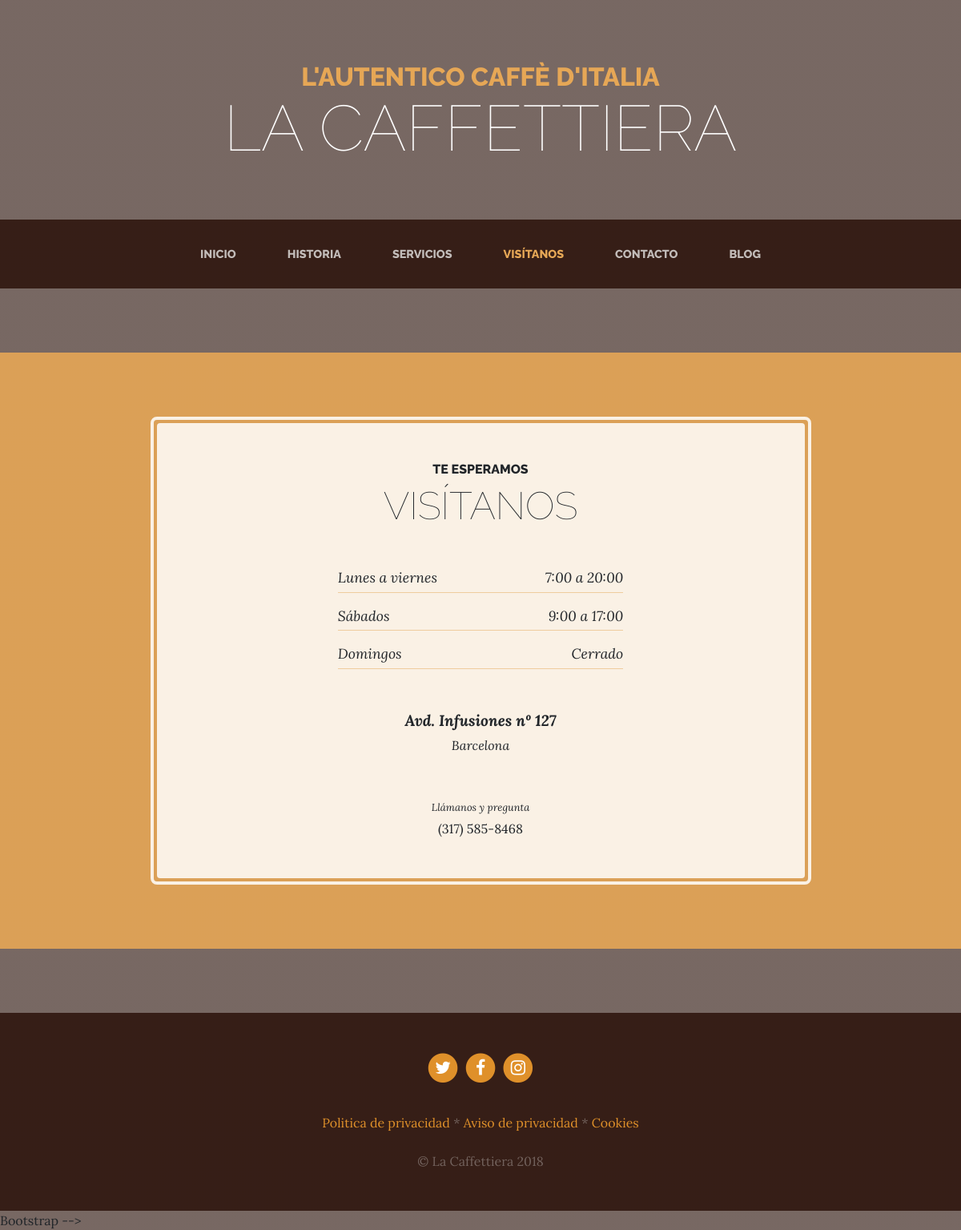
/store/, run on the app's committed database.
### pages/models.py (models this page shows, shortened)
class Pages(models.Model):
    title  = models.TextField(verbose_name="Titulo", max_length=100, unique=True) # HEcha para
    content = RichTextField(verbose_name="Contenido")
    order = models.SmallIntegerField(verbose_name="Orden", default=0)
    created = models.DateTimeField(auto_now_add=True, verbose_name="Fecha de creación")
    updated = models.DateTimeField(auto_now=True, verbose_name="Fecha de edición")
    class Meta:
        verbose_name = "Pagina"
        verbose_name_plural = "Paginas"
        ordering = ["order","title"] #Esto va por orden de prioridad

### core/views.py (the view)
# urls.py: path('store/', core_views.store, name="store"),
def store(request):
    return render(request,"core/store.html")

### pages/templatetags/pages_extras.py (called while the page is built)
@register.simple_tag
def get_page_list():
    pages= Pages.objects.all()
    return pages

### social/procesos.py (called while the page is built)
def ctx_dict (request):
    ctx = {}
    links = Link.objects.all()
    for link in links:
        ctx[link.key] = link.url
    return ctx

### core/templates/core/store.html (shortened to what this page needs)
{% extends 'core/base.html' %}
{% load static %}
{% block content %}
<section class="page-section cta">
  <div class="container">
    <div class="row">
      <div class="col-xl-9 mx-auto">
        <div class="cta-inner text-center rounded">
          <h2 class="section-heading mb-5">
            <span class="section-heading-upper">Te esperamos</span>
            <span class="section-heading-lower">Visítanos</span>
          </h2>
          <ul class="list-unstyled list-hours mb-5 text-left mx-auto">
            <li class="list-unstyled-item list-hours-item d-flex">
              Lunes a viernes
              <span class="ml-auto">7:00 a 20:00</span>
            </li>
            <li class="list-unstyled-item list-hours-item d-flex">
              Sábados
              <span class="ml-auto">9:00 a 17:00</span>
            </li>
            <li class="list-unstyled-item list-hours-item d-flex">
              Domingos
              <span class="ml-auto">Cerrado</span>
            </li>
          </ul>
          <p class="address mb-5">
            <em>
              <strong>Avd. Infusiones nº 127</strong>
              <br>
              Barcelona
            </em>
          </p>
          <p class="mb-0">
            <small>
              <em>Llámanos y pregunta</em>
            </small>
            <br>
            (317) 585-8468
          </p>
        </div>
      </div>
    </div>
  </div>
</section>
{% endblock %}

### core/templates/core/base.html (shortened to what this page needs)
<!DOCTYPE html>
<html lang="es">
  <head>
    {% load static %}
    <link href="{% static 'core/vendor/bootstrap/css/bootstrap.min.css' %}" rel="stylesheet">
    <link href="{% static 'core/vendor/font-awesome/css/font-awesome.min.css' %}" rel="stylesheet" type="text/css">
    <link href="{% static 'core/css/business-casual.css' %}" rel="stylesheet">
  </head>
  <body>
    <h1 class="site-heading text-center text-white d-none d-lg-block">
      <span class="site-heading-upper text-primary mb-3">L'autentico caffè d'italia</span>
      <span class="site-heading-lower">La Caffettiera</span>
    </h1>
    <nav class="navbar navbar-expand-lg navbar-dark py-lg-4" id="mainNav">
      <div class="container">
        <div class="collapse navbar-collapse" id="navbarResponsive">
          <ul class="navbar-nav mx-auto">
            <li class="nav-item  px-lg-4 {% if request.path == '/' %}active{% endif %}">
              <a class="nav-link text-uppercase text-expanded" href="{% url 'home' %}">Inicio</a>
            </li>
            <li class="nav-item px-lg-4 {% if request.path == '/about/' %}active{% endif %}">
              <a class="nav-link text-uppercase text-expanded" href="{% url 'about' %}">Historia</a>
            </li>
            <li class="nav-item px-lg-4 {% if request.path|slice:":10" == '/services/' %}active{% endif %}">
              <a class="nav-link text-uppercase text-expanded" href="{% url 'services' %}">Servicios</a>
            </li>
            <li class="nav-item px-lg-4 {% if request.path == '/store/' %}active{% endif %}">
              <a class="nav-link text-uppercase text-expanded" href="{% url 'store' %}">Visítanos</a>
            </li>
            <li class="nav-item px-lg-4 {% if request.path == '/contact/' %}active{% endif %}">
              <a class="nav-link text-uppercase text-expanded" href="{% url 'contact' %}">Contacto</a>
            </li>
            <li class="nav-item px-lg-4 {% if request.path|slice:":6" == '/blog/' %}active{% endif %}">
              <a class="nav-link text-uppercase text-expanded" href="{% url 'blog' %}">Blog</a>
            </li>
          </ul>
        </div>
      </div>
    </nav>
    {% block content %} {% endblock %}
    <footer class="footer text-faded text-center py-5">
      <div class="container">
        <p class="m-0">
        {%if LINK_TWITTER%}
	        <a href="{{LINK_TWITTER}}" class="link">
	          <span class="fa-stack fa-lg">
	            <i class="fa fa-circle fa-stack-2x"></i>
	            <i class="fa fa-twitter fa-stack-1x fa-inverse"></i>
	          </span>
	        </a>
        {%endif%}
         {%if LINK_FACEBOOK%}
	        <a href="{{ LINK_FACEBOOK}}" class="link">
	          <span class="fa-stack fa-lg">
	            <i class="fa fa-circle fa-stack-2x"></i>
	            <i class="fa fa-facebook fa-stack-1x fa-inverse"></i>
	          </span>
	        </a>
         {%endif%}
         {%if LINK_TWITTER%}
	        <a href="{{LINK_INSTAGRAM}}" class="link">
	          <span class="fa-stack fa-lg">
	            <i class="fa fa-circle fa-stack-2x"></i>
	            <i class="fa fa-instagram fa-stack-1x fa-inverse"></i>
	          </span>
	        </a>
         {%endif%}
	    </p>
        <p class="m-0 mbt">
            {% load pages_extras %}
            {% get_page_list as page_list %}
            {% for page in page_list %}
            <a href="{% url 'page' page.id page.title|slugify  %}" class="link">{{ page.title }}</a> {% if not forloop.last %}*{% endif %}
            {% endfor %}
		</p>
        <p class="m-0 mbt1">&copy; La Caffettiera 2018</p>
      </div>
	</footer>
     Bootstrap -->
  </body>
</html>

### core/static/core/css/business-casual.css (style rules this page uses)
body { font-family: 'Lora'; background: linear-gradient(rgba(47, 23, 15, 0.65), rgba(47, 23, 15, 0.65)), url("../img/bg.jpg"); background-attachment: fixed; background-position: center; background-size: cover; }
h1, h2, h3, h4, h5, h6 { font-family: 'Raleway'; }
p { line-height: 1.75; }
.text-faded { color: rgba(255, 255, 255, 0.3); }
.site-heading { margin-top: 5rem; margin-bottom: 5rem; text-transform: uppercase; line-height: 1; font-family: 'Raleway'; }
.site-heading .site-heading-upper { display: block; font-size: 2rem; font-weight: 800; }
.site-heading .site-heading-lower { font-size: 5rem; font-weight: 100; line-height: 4rem; }
.page-section { margin-top: 5rem; margin-bottom: 5rem; }
.section-heading { text-transform: uppercase; }
.section-heading .section-heading-upper { display: block; font-size: 1rem; font-weight: 800; padding-bottom:.5rem; }
.section-heading .section-heading-lower { display: block; font-size: 3rem; font-weight: 100; }
#mainNav { background-color: rgba(47, 23, 15, 0.9); font-family: 'Raleway'; }
#mainNav .navbar-nav .nav-item .nav-link { color: rgba(255, 255, 255, 0.7); font-weight: 800; }
#mainNav .navbar-nav .nav-item.active .nav-link { color: #e6a756; }
@media (min-width: 992px) { #mainNav .navbar-nav .nav-item .nav-link { font-size: 0.9rem; } }
.cta { padding-top: 5rem; padding-bottom: 5rem; background-color: rgba(230, 167, 86, 0.9); }
.cta .cta-inner { position: relative; padding: 3rem; margin: 0.5rem; background-color: rgba(255, 255, 255, 0.85); }
.cta .cta-inner:before { border-radius: 0.5rem; content: ''; position: absolute; top: -0.5rem; bottom: -0.5rem; left: -0.5rem; right: -0.5rem; border: 0.25rem solid rgba(255, 255, 255, 0.85); }
.list-hours { font-size: 0.9rem; }
.list-hours .list-hours-item { border-bottom: 1px solid rgba(230, 167, 86, 0.5); padding-bottom: .25rem; margin-bottom: 1rem; font-style: italic; }
@media (min-width: 992px) { .list-hours { width: 50%; font-size: 1.1rem; } }
.address strong { font-size: 1.2rem; }
.footer { background-color: rgba(47, 23, 15, 0.9); }
.text-primary { color: #e6a756 !important; }
.mbt { padding-top: 2rem; }
.mbt1 { padding-top: 1.25rem; }
a.link { color: #df902a; }

### data on the page
Pages: title "Politica de privacidad"
Pages: title "Aviso de privacidad"
Pages: title "Cookies"
